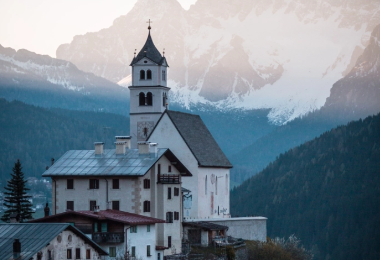
%> input picture lab2/source/test.png, 380 x 260 px
$ octave convolvetest.m   (GNU Octave 9; MATLAB toolbox functions it lacks are replaced by stand-ins)
%> lines starting %> are read from the running program, lines starting %| are printed output that depends on the picture
### lab2/convolve.m
%%%卷积函数，传入的第一个参数为输入图像，第二个参数为卷积核
%%%输出卷积结果
%%%对于图像边缘区域不做处理，也就是说输出图像会减小
function imgout = convolve(imgin, kernel)
    [row, col] = size( imgin );
    [~, kernelsize] = size( kernel );
    r = (kernelsize - 1) / 2;
    rowout = row - 2 * r;  %输出图像大小
    colout = col - 2 * r;  %输出图像大小
    if rowout <= 0 || colout <= 0
        return;
    end
    imgout = zeros(rowout, colout);%初始化输出数组
    for i = 1 : rowout
        for j = 1 : colout
            imgout(i, j) =  max(0, sum(sum(imgin(i : i + 2 * r, j : j + 2 * r).*(kernel))));
        end
    end
end

### lab2/convolvetest.m
%%%%卷积操作%%%%
img = imread('./source/test.png');
%> img is the input picture: size 260x380x3 uint8; mean R, G, B 114.7, 130, 142.2
img = rgb2gray(img);
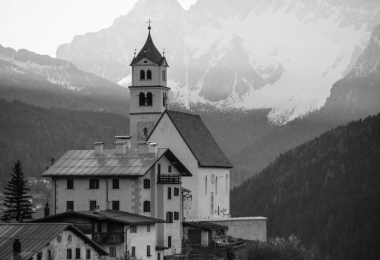
%> img: size 260x380 uint8; min 3, max 251, mean 126.8
img = double(img);
%> img: size 260x380 double
kernel = [-1, 0, 1; -2, 0 ,2; -1, 0, 1];%输入卷积核
kernel = [-2, -4, -4, -4, -2; ...
          -4, 0, 8, 0, -4; ...
          -4, 8, 24, 8 ,-4; ...
          -4, 0, 8 ,0, -4; ...
          -2, -4, -4, -4, -2];
imgout = convolve(img, kernel);
%> after the loop in convolve, `for i = 1 : rowout`:
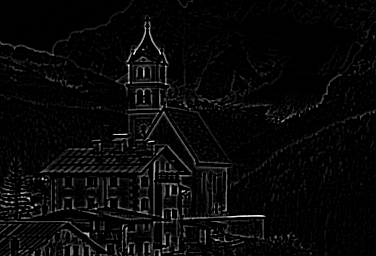
%> imgout: size 256x376 double; min 0, max 3826, mean 132; drawn with min black and max white


subplot(2,1,1);
imshow(uint8(img));
title('原图像');
subplot(2,1,2);
imshow(uint8(imgout));
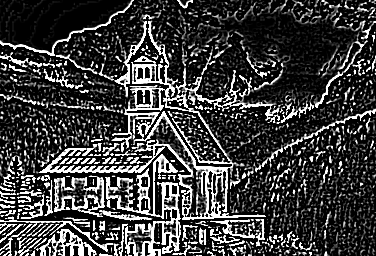
%> displayed picture: size 256x376, on the screen's scale of 0 to 255; min 0, max 255, mean 62.9
title('LOG算子处理后结果');
